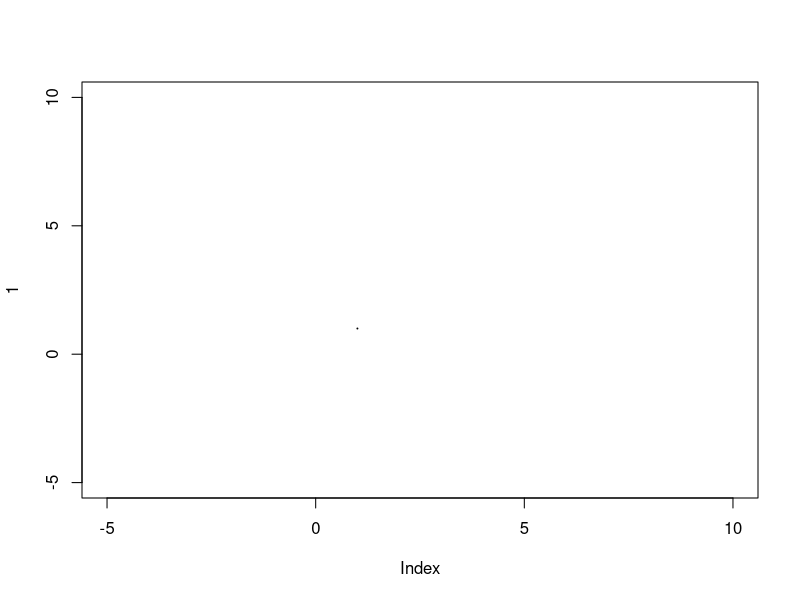

Source code (R):
rm(list=ls())
graphics.off()


# Function to find species richness from 1d vector of 'community'
# vector. i.e. species_richness(c(1,4,4,5,1,6,1) ->> prints 4.
# This is performed via an initial for loop that sorts the community vector
# onto a numberline, where missing values in that numberline are represente by NA.
# These NAs are then filtered out <b>, and the length of this vector is the richness <c>.
species_richness <- function(community) {
  a <- vector()
  for (i in community){
	  a[i] <- i
	}
  b <- a[!is.na(a)]
  c <- length(b)
	c
}

# Function to create an initial community of maximum species diversity according to size.
# This is easily made using the seq command, with limits from 1 to <size>.
initialise_max <- function(size) {
	seq(from  = 1, to = size)
}

# Function to create an initial community of minimum species diversity according to size.
# This is created by initialising an empty vector (a vector of 0s) of length <size>.
# Addition of +1 to this vector adds 1 to every value, creating a homogenous starting state.
initialise_min <- function(size) {
	x <- vector(length = size)
	x <- x+1
}
	
# A function to choose two integers, from 1 to X, w/o replacement.
# Acheived through sampling a vector (1:x) twice with replace = F.
choose_two <- function(x){
 return(sample(1:x, 2, replace = F))
}


# One neutral step of replacement. Firstly, a vector of index values to manipulte
# is generated from choose_two& the length of the community vector.
# Subsequently, this vector is split <index1> & <index2>
# And these vectors are used to inform the copying of the community
# vector value from one index to the next <line 49>.
neutral_step <- function(community){
  indexchoose <- choose_two(length(community))
  index1 <- indexchoose[1]
  index2 <- indexchoose[2]
  community[index1] <- community[index2]
  community
  }
	

# the ceiling of length community denotes the number of steps
# in a generation <line 57>. A neutral step is then applied
# for each value of i in 1 to this value.
neutral_generation <- function(community){
  for (i in (1:(ceiling(length(community)/2)))){
    community <- neutral_step(community)
} 
return(community)

}


# Creates blank richness vector <richvect>; prior to neutral steps, places richness at index [1] in this.
# Then applies a step to initial community & inserts new richness into indexed position of richvect
neutral_time_series <- function(initial, duration){
  richvect <- vector()
    richvect[1] <- species_richness(initial)
      for (i in 1:duration){
        initial <- neutral_generation(initial)
          richvect[i+1] <- species_richness(initial)
        
    }
return(richvect)
}


question_8 <- function(){
  plot(neutral_time_series(initialise_max(100), 200), type="l", main = "Species Richness Coalesence According to Neutral Theory", xlab = "Generations", ylab = "Species Richness")
}



# To allow for speciation, a generic number line of 1:200 is populated for new species to be drawn from.
# A list of numbers not in the current population is set as NewSpecSample. This is then sampled once for 
# a number to represent the new species.
# Similar code from neutral_step is used here. Importantly, speciation rate is
# represented here by a runif from 0 to 1, where a loop allocates one of the chosen
# community indexes a new species is the runif value is less than or equal to one. an
# else statement allows the normal birth death step without speciation otherwise.

neutral_step_speciation <- function(community, v){
  remove <- (unique(community))
  numberline <- seq(1:200)
  NewSpecSample <- setdiff(numberline, remove)
  NewSpec <- sample((NewSpecSample), 1)
  
  indexchoose <- choose_two((length(community)))
  index1 <- indexchoose[1]
  index2 <- indexchoose[2]
    if ((runif(1, 0, 1)) <= (v)){
      community[index1] <- NewSpec
    } else {
      community[index1] <- community[index2]
    }
  return(community)
}



# The same as neutral_generation with neutral_step_speciation instead of neutral_step
neutral_generation_speciation <- function(community, v){
  for (i in (1:ceiling(length(community)/2))){
    community <- neutral_step_speciation(community, v)
  }
  return(community)
}

# Neutral_time_series using neutral_generation_speciation.
neutral_time_series_speciation <- function(community, v, duration){
    richvect <- vector()
    richvect[1] <- species_richness(community)
    for (i in 1:duration){
      community <- neutral_generation_speciation(community, v)
      richvect[i+1] <- species_richness(community)
      
    }
    return(richvect)
  }


question_12 <- function(){
  bmp("question12.bmp")
  plot12vect_max<-((neutral_time_series_speciation(community = initialise_max(100), v = 0.1, duration = 200)))
  plot12vect_min<-((neutral_time_series_speciation(community = initialise_min(100), v = 0.1, duration = 200)))
  plot(plot12vect_max, type = "l", ylab = "Species Richness", xlab = "Generation", col=50); lines(plot12vect_min, col=100)
  dev.off()
  }

# Table allows counting the number of times each species appears. Converting back into a vector and sorting
# by decreasing value outputs appropriate species_abundance.
species_abundance <- function(community){
  s_a1 <- sort(decreasing = TRUE, as.vector(table(community)))
return(s_a1)
}


# An appropriate length of binrange values is first determined by finding log^2 of length of tabulated
# species_abundance (i.e. assuming highest possible outcome).
# This is then cut between -Inf, the given range of bin values and +Inf. Tabulation puts
# this into appropriate output.
octaves <- function(spec_abundance){
  binrange <- vector()
  for(i in 1:ceiling(log2(length(tabulate(spec_abundance)))-1))
    binrange[i] <- 2^(i)-1
  
  return(tabulate(cut(spec_abundance, c(-Inf, binrange, Inf))))
}


y <- c(1,3)
x <- c(1, 0, 5, 2)

# Firstly, the diference in length is found between the 2 vectors <diffL>.
# Then, a 3rd vector of zeroes, of the size difference, is made. sqrt and ^2 are needed
# To ensure the length is positive.
# An if loop then determines which initial vector to append these 0s to.
# Finally the two vectors are added as <z>.

sum_vect <- function(x,y){
  diffL <- (length(x)-length(y))
  zerofill <- integer(sqrt(diffL^2))
  if((diffL)>0){
    y <- append(y, zerofill, after = length(y))
   }
  
  if((diffL)<0){
    x <- append(x, zerofill, after = length(x))
    }
    z <- x + y
    return(z)
}


question_16 <- function(){
  ###communitymax###
  communitymax<-((neutral_generation_speciation(community = initialise_max(100), v = 1)))
  #burn-in of 200 generations.w
  for(i in seq(1:199)){
    communitymax<-((neutral_generation_speciation(community = communitymax, v = 0.1)))
  }
  #initial octave binning
  max_species_octave <- octaves(species_abundance(communitymax))
  #running simulation
 
  # A nested loop allows for 2000 generations, wherein the octave is formed every 20 generations.
  for(i in seq(1:100)){
    for(i in seq(1:20)){
      communitymax<-((neutral_generation_speciation(community = communitymax, v = 0.1)))
    }
    max_species_octave <- sum_vect(max_species_octave, octaves(species_abundance(communitymax)))
  }
  ##communitymin##
  communitymin<-((neutral_generation_speciation(community = initialise_min(100), v = 1)))
  for(i in seq(1:199)){
    communitymin<-((neutral_generation_speciation(community = communitymin, v = 0.1)))
  }
  #initial octave binning
  min_species_octave <- octaves(species_abundance(communitymin))
  #running simulation
  
  for(i in seq(1:100)){
    for(i in seq(1:20)){
      communitymin<-((neutral_generation_speciation(community = communitymin, v = 0.1)))
    }
    min_species_octave <- sum_vect(min_species_octave, octaves(species_abundance(communitymin)))
    # print(min_species_octave)
  }
  barplot((max_species_octave / 201), col = "transparent", border = "red", ylab = "Abundance", xlab = "Octave Index (2^x)") 
  barplot((min_species_octave / 201), col = "transparent", border = "blue", add = TRUE)
}

##

# Co-ordinate points firstly initialised as 2 value vectors <a> througgh <c>, and X starts at a.
# A runif function is used to decide on which point to move 1/2 way towards, though
# this is done explicitly and has potential to be used with a table instead, I'd reckon.
chaos_game <- function(){
a <- c(0, 0)
b <- c(3, 4)
c <- c(4, 1)

X <- a

X1 <- vector()
  for(i in 1:2000){
    coordchoose <- (ceiling(runif(1, 0, 3)))
     if(coordchoose == 1){
       X1 <- a
     }
     if(coordchoose == 2){
       X1 <- b
     }
     if(coordchoose == 3){
       X1 <-c
     }
  # The position vector to add to X is determined by subtracting the chosen points
  # co-ordinates minus current co-ords, over two.
    Move.dx <- ((X1[1] - X[1])/2)
    Move.dy <- ((X1[2] - X[2])/2)
  # Xm (Xmove) vector made to make reference to Move.dx/y easier subsequently.
  # X is then apended with these movement co-ordinates in preparation for the loop.
  # Finally, a point is plotted using xy.coords.
  Xm <- c(Move.dx, Move.dy)
  X <- c(Xm[1],Xm[2])
  Xplot <- xy.coords(Xm[1], Xm[2])  # use xy.coords to convert from operable vector to plottable coords.
  points(Xplot, cex = 0.1)
  #  
   
  }
}


# Testplot for creating a plot for lines

testplot <- function(){
  plot(1, xlim=c(-5,10), ylim=c(-5,10), cex = 0.0001)
}

start_position <- c(0,0)
direction <- pi/5
length <- 3

turtle <- function(start_position, direction, length){
  # e.g. For Testing! start_position = c(3,0); direction <- 2; length <- 3
  # Sin = Opp / Hyp. Wherein Length = Hypotenuse.
  # Cos is mandatory here. Otherwise negative values will not be possible when calculating subsequent
  # Angles (from 3rd line in this case).
  # Cos = Adj/Hyp. Hence Cos(x)*Hyp = Adjacent side length of R.A. triangle.
  Move.dx <- ((sin(direction)*length)) # Adjacent Length
  Move.dy <- ((cos(direction)*length)) # Opposite Length.
  start_position[1] -> x # seperating co-ord vector
  start_position[2] -> y # "
  segments(x, y, (x + Move.dx), (y + Move.dy)) # Drawing the line, with end_position being x + Move.dx etc.
  end_position <- c((x + Move.dx), (y + Move.dy))
  return(end_position)
}

elbow <- function(start_position, direction, length){
  turtle(start_position, direction, length)
  turtvect <- turtle(start_position, direction, length) # storing turtle output 
  
  
  start_position <- c(turtvect[1], turtvect[2]) # storing turtle output co-ords.
  direction<- direction + (pi/4) # Adding pi/4 to angle. sin and cos MUST be used otherwise this will 'tick' over about pi/2 and give the wrong angle when sin is applied.
  length <- 0.95*length
  
  turtle(start_position, direction, length)

}


spiral <- function(start_position, direction, length){
  turtle(start_position, direction, length)
  turtvect <- turtle(start_position, direction, length)  
  start_position <- c(turtvect[1], turtvect[2])
  direction <- direction+(pi/4)
  length <- 0.95*length
  
  spiral(start_position, direction, length)
  
}

# Adds conditional if loop to ensure line length is controller to dodge infinite recursion.
spiral2 <- function(start_position, direction, length, e){

if(length > e){  
  
turtle(start_position, direction, length)
turtvect <- turtle(start_position, direction, length)  

start_position <- c(turtvect[1], turtvect[2])
direction <-(direction+(pi/4))
length <- 0.95*length

spiral2(start_position, direction, length, e)
  
}else{
  return(1)

}

}

# Within length determining loop, two tree functions determine new branches at initial 
# direction + pi/4 and - pi/4 (achieved by subtracting pi/2 from the first addition of pi/4).
tree <- function(start_position, direction, length, e){
  
  if(length > e){  
    
    turtle(start_position, direction, length)
    turtvect <- turtle(start_position, direction, length)  
    
    start_position <- c(turtvect[1], turtvect[2])
    direction <-(direction+ (pi/4))
    length <- 0.65*length
    
    tree(start_position, direction, length, e)
    direction <- direction - (pi/2)
    tree(start_position, direction, length, e)
    
  }else{
    return(1)
    
  }
  
}


# Similar to Tree; Here the length is re-determiend each time instead of once within the loop.
fern <- function(start_position, direction, length, e){
  
  if(length > e){  
    
    turtle(start_position, direction, length)
    turtvect <- turtle(start_position, direction, length)  
    
    start_position <- c(turtvect[1], turtvect[2])
    direction <-(direction - (pi/4))
    length <- 0.38*length
    fern(start_position, direction, length, e)
    
    direction <- direction + (pi/4)
    length <- (length/0.38)*0.87
    fern(start_position, direction, length, e)
    
  }else{
    return(1)
    
  }
  
}

fern_2 <- function(start_position, direction, length, e, dir){
  
  if(length > e){
    
    turtle(start_position, direction, length)
    turtvect <- turtle(start_position, direction, length)  
    start_position <- c(turtvect[1], turtvect[2])
   
    direction <- ((direction) - (pi/4)) 
    length <- 0.38*length
    dir <- dir*(-1)
    fern_2(start_position, direction, length, e, dir)
    
    direction <-((direction) + (pi/4))
    length <- (length/0.38)*0.87
    dir <- dir*(-1)
    fern_2(start_position, direction, length, e, dir)
    
    direction <- ((direction) - (pi/4)) 
    length <- 0.38*length
    dir <- dir*(-1)
    fern_2(start_position, direction, length, e, dir)
    
    direction <-((direction) + (pi/4))
    length <- (length/0.38)*0.87
    dir <- dir*(-1)
    fern_2(start_position, direction, length, e, dir)
    
  }else{
    return(1)

}
  
}







testplot()
  






